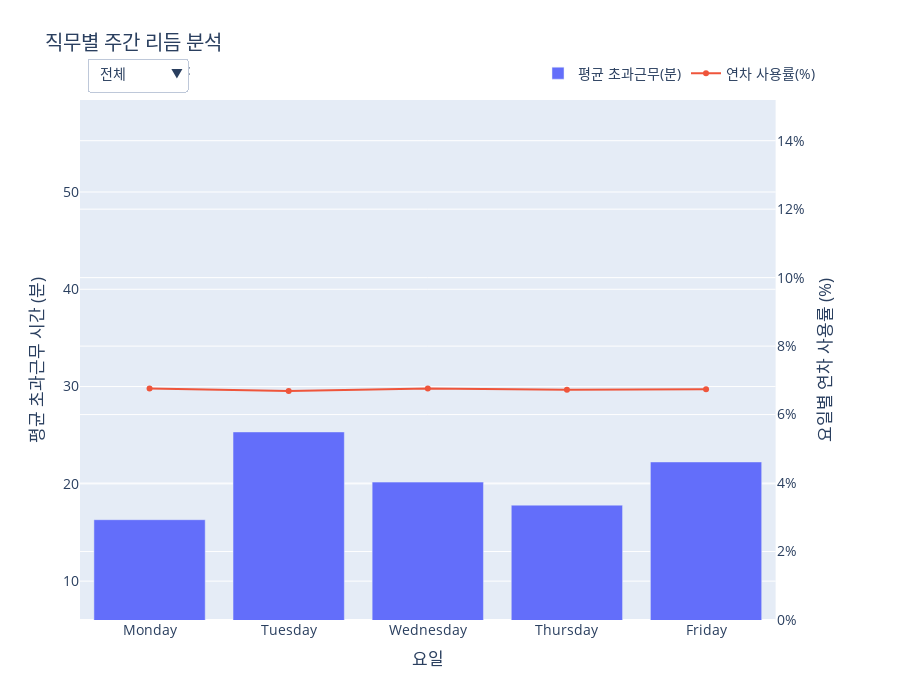

This figure's notebook cell:
### Code cell
import pandas as pd
import numpy as np
import plotly.graph_objects as go
from plotly.subplots import make_subplots
import plotly.io as pio
import datetime

# --- 1. 데이터 임포트 ---
from services.tables.Time_Attendance.daily_working_info_table import daily_work_info_df
from services.tables.Time_Attendance.detailed_working_info_table import detailed_work_info_df
from services.tables.Time_Attendance.leave_type_table import leave_type_df
from services.tables.Time_Attendance.detailed_leave_info_table import detailed_leave_info_df
from services.tables.Time_Attendance.working_info_table import work_info_df
from services.tables.HR_Core.position_info_table import position_info_df
from services.tables.HR_Core.position_table import position_df, position_order, grade_order

def create_figure():
    """
    제안 17-3: 직위별 주간 리듬 분석 그래프를 생성합니다.
    """
    # --- 2. 데이터 준비 및 가공 ---
    start_date_filter = pd.to_datetime('2022-01-01')
    normal_work_emp_ids = work_info_df[work_info_df['WORK_SYS_ID'] == 'WS001']['EMP_ID'].unique()

    pos_info_with_name = pd.merge(position_info_df, position_df[['POSITION_ID', 'POSITION_NAME']].drop_duplicates(), on='POSITION_ID')
    pos_info_sorted = pos_info_with_name.sort_values(['GRADE_START_DATE', 'EMP_ID'])
    
    def add_job_categories(df):
        df_sorted = df.sort_values(['DATE', 'EMP_ID'])
        df_merged = pd.merge_asof(df_sorted, pos_info_sorted[['EMP_ID', 'GRADE_START_DATE', 'POSITION_NAME', 'GRADE_ID']], left_on='DATE', right_on='GRADE_START_DATE', by='EMP_ID', direction='backward')
        return df_merged.dropna(subset=['POSITION_NAME', 'GRADE_ID'])

    overtime_df = daily_work_info_df[(daily_work_info_df['EMP_ID'].isin(normal_work_emp_ids)) & (pd.to_datetime(daily_work_info_df['DATE']) >= start_date_filter)].copy()
    overtime_df['DAY_OF_WEEK'] = overtime_df['DATE'].dt.day_name()
    overtime_df = add_job_categories(overtime_df)

    annual_leave_id = leave_type_df[leave_type_df['LEAVE_TYPE_NAME'] == '연차휴가']['LEAVE_TYPE_ID'].iloc[0]
    leave_df = detailed_leave_info_df[(detailed_leave_info_df['LEAVE_TYPE_ID'] == annual_leave_id) & (detailed_leave_info_df['EMP_ID'].isin(normal_work_emp_ids)) & (pd.to_datetime(detailed_leave_info_df['DATE']) >= start_date_filter)].copy()
    leave_df['DAY_OF_WEEK'] = leave_df['DATE'].dt.day_name()
    leave_df = add_job_categories(leave_df)

    workable_days = detailed_work_info_df[(~detailed_work_info_df['WORK_ETC'].isin(['휴가', '주말 휴무', '비번', '휴무'])) & (detailed_work_info_df['EMP_ID'].isin(normal_work_emp_ids)) & (pd.to_datetime(detailed_work_info_df['DATE']) >= start_date_filter)].copy()
    workable_days['DAY_OF_WEEK'] = workable_days['DATE'].dt.day_name()
    workable_days = add_job_categories(workable_days)

    weekday_order = ['Monday', 'Tuesday', 'Wednesday', 'Thursday', 'Friday']
    ot_pos_summary = overtime_df.groupby(['POSITION_NAME', 'DAY_OF_WEEK'], observed=False)['OVERTIME_MINUTES'].mean().reset_index()
    
    workday_headcount_pos = workable_days.groupby(['POSITION_NAME', 'DAY_OF_WEEK'], observed=False).size().reset_index(name='WORK_DAY_COUNT')
    leave_days_sum_pos = leave_df.groupby(['POSITION_NAME', 'DAY_OF_WEEK'], observed=False)['LEAVE_LENGTH'].sum().reset_index()
    leave_pos_summary = pd.merge(leave_days_sum_pos, workday_headcount_pos, on=['POSITION_NAME', 'DAY_OF_WEEK'], how='left').fillna(0)
    leave_pos_summary['LEAVE_USAGE_RATE'] = (leave_pos_summary['LEAVE_LENGTH'] / leave_pos_summary['WORK_DAY_COUNT']) * 100

    # --- 3. Plotly 인터랙티브 그래프 생성 ---
    ot_min, ot_max = (ot_pos_summary['OVERTIME_MINUTES'].min(), ot_pos_summary['OVERTIME_MINUTES'].max()) if not ot_pos_summary.empty else (0, 0)
    leave_rate_max = leave_pos_summary['LEAVE_USAGE_RATE'].max() if not leave_pos_summary.empty else 0
    y_padding = (ot_max - ot_min) * 0.1 if (ot_max - ot_min) > 0 else 10
    fixed_y1_range = [ot_min - y_padding, ot_max + y_padding]
    fixed_y2_range = [0, leave_rate_max * 1.15]
    
    fig = make_subplots(specs=[[{"secondary_y": True}]])
    position_filter_list = ['전체'] + [p for p in position_order if p != 'C-Level']
    
    for i, job_name in enumerate(position_filter_list):
        is_visible = (i == 0)
        ot_filtered = (ot_pos_summary if job_name == '전체' else ot_pos_summary[ot_pos_summary['POSITION_NAME'] == job_name]).copy()
        leave_filtered = (leave_pos_summary if job_name == '전체' else leave_pos_summary[leave_pos_summary['POSITION_NAME'] == job_name]).copy()
        
        ot_grouped = ot_filtered.groupby('DAY_OF_WEEK', observed=False)['OVERTIME_MINUTES'].mean().reset_index()
        if job_name == '전체':
            total_leave = leave_pos_summary.groupby('DAY_OF_WEEK', observed=False)['LEAVE_LENGTH'].sum()
            total_workdays = workday_headcount_pos.groupby('DAY_OF_WEEK', observed=False)['WORK_DAY_COUNT'].sum()
            leave_grouped = (total_leave / total_workdays * 100).reset_index(name='LEAVE_USAGE_RATE')
        else:
            leave_grouped = leave_filtered
        
        for df in [ot_grouped, leave_grouped]:
            if not df.empty:
                df['DAY_OF_WEEK'] = pd.Categorical(df['DAY_OF_WEEK'], categories=weekday_order, ordered=True)
                df.sort_values('DAY_OF_WEEK', inplace=True)
        
        fig.add_trace(go.Bar(x=ot_grouped['DAY_OF_WEEK'], y=ot_grouped['OVERTIME_MINUTES'], name='평균 초과근무(분)', visible=is_visible), secondary_y=False)
        fig.add_trace(go.Scatter(x=leave_grouped['DAY_OF_WEEK'], y=leave_grouped['LEAVE_USAGE_RATE'], name='연차 사용률(%)', visible=is_visible, mode='lines+markers'), secondary_y=True)
        
    # --- 4. 드롭다운 메뉴 및 레이아웃 업데이트 ---
    buttons = []
    for i, job_name in enumerate(position_filter_list):
        visibility_mask = [False] * (len(position_filter_list) * 2)
        visibility_mask[i*2] = True; visibility_mask[i*2 + 1] = True
        buttons.append(dict(label=job_name, method='update', args=[{'visible': visibility_mask}]))
        
    fig.update_layout(
        updatemenus=[dict(active=0, buttons=buttons, direction="down", pad={"r": 10, "t": 10}, showactive=True, x=0.01, xanchor="left", y=1.1, yanchor="top")],
        title_text='직무별 주간 리듬 분석',
        font_size=14, height=700, legend=dict(orientation="h", yanchor="bottom", y=1.02, xanchor="right", x=1),
        annotations=[dict(text="직무(L1) 선택:", showarrow=False, x=0, y=1.08, yref="paper", align="left")],
        yaxis_range=fixed_y1_range,
        yaxis2_range=fixed_y2_range
    )
    fig.update_xaxes(title_text="요일")
    fig.update_yaxes(title_text="평균 초과근무 시간 (분)", secondary_y=False)
    fig.update_yaxes(title_text="요일별 연차 사용률 (%)", secondary_y=True, ticksuffix="%")
    
    return fig

# 이 파일을 직접 실행할 경우 그래프를 생성하여 보여줍니다.
pio.renderers.default = 'vscode'
fig = create_figure()
fig.show()

### Figure 1 — Plotly figure (JSON) as saved in the notebook; plotly's stock layout.template omitted (floating-point values rounded to 4 significant figures)
{"data": [{"name": "평균 초과근무(분)", "type": "bar", "visible": true, "x": ["Monday", "Tuesday", "Wednesday", "Thursday", "Friday"], "xaxis": "x", "y": [16.32, 25.34, 20.18, 17.81, 22.25], "yaxis": "y"}, {"mode": "lines+markers", "name": "연차 사용률(%)", "type": "scatter", "visible": true, "x": ["Monday", "Tuesday", "Wednesday", "Thursday", "Friday", null, null], "xaxis": "x", "y": [6.76, 6.687, 6.765, 6.723, 6.737, 1.901, 1.826], "yaxis": "y2"}, {"name": "평균 초과근무(분)", "type": "bar", "visible": false, "x": ["Monday", "Tuesday", "Wednesday", "Thursday", "Friday"], "xaxis": "x", "y": [16.42, 16.59, 16.34, 16.1, 15.72], "yaxis": "y"}, {"mode": "lines+markers", "name": "연차 사용률(%)", "type": "scatter", "visible": false, "x": ["Monday", "Tuesday", "Wednesday", "Thursday", "Friday", null, null], "xaxis": "x", "y": [6.835, 6.581, 6.587, 6.731, 6.764, 1.406, 1.448], "yaxis": "y2"}, {"name": "평균 초과근무(분)", "type": "bar", "visible": false, "x": ["Monday", "Tuesday", "Wednesday", "Thursday", "Friday"], "xaxis": "x", "y": [18.44, 18.28, 18.0, 18.24, 18.73], "yaxis": "y"}, {"mode": "lines+markers", "name": "연차 사용률(%)", "type": "scatter", "visible": false, "x": ["Monday", "Tuesday", "Wednesday", "Thursday", "Friday", null, null], "xaxis": "x", "y": [6.758, 6.773, 6.877, 6.738, 6.737, 1.984, 1.798], "yaxis": "y2"}, {"name": "평균 초과근무(분)", "type": "bar", "visible": false, "x": ["Monday", "Tuesday", "Wednesday", "Thursday", "Friday"], "xaxis": "x", "y": [11.43, 11.48, 11.76, 11.33, 10.46], "yaxis": "y"}, {"mode": "lines+markers", "name": "연차 사용률(%)", "type": "scatter", "visible": false, "x": ["Monday", "Tuesday", "Wednesday", "Thursday", "Friday", null, null], "xaxis": "x", "y": [6.392, 6.653, 6.854, 6.608, 6.637, 3.588, 3.611], "yaxis": "y2"}], "layout": {"annotations": [{"align": "left", "showarrow": false, "text": "직무(L1) 선택:", "x": 0, "y": 1.08, "yref": "paper"}], "font": {"size": 14}, "height": 700, "legend": {"orientation": "h", "x": 1, "xanchor": "right", "y": 1.02, "yanchor": "bottom"}, "title": {"text": "직무별 주간 리듬 분석"}, "updatemenus": [{"active": 0, "buttons": [{"args": [{"visible": [true, true, false, false, false, false, false, false]}], "label": "전체", "method": "update"}, {"args": [{"visible": [false, false, true, true, false, false, false, false]}], "label": "Staff", "method": "update"}, {"args": [{"visible": [false, false, false, false, true, true, false, false]}], "label": "Manager", "method": "update"}, {"args": [{"visible": [false, false, false, false, false, false, true, true]}], "label": "Director", "method": "update"}], "direction": "down", "pad": {"r": 10, "t": 10}, "showactive": true, "x": 0.01, "xanchor": "left", "y": 1.1, "yanchor": "top"}], "xaxis": {"anchor": "y", "domain": [0, 0.94], "title": {"text": "요일"}}, "yaxis": {"anchor": "x", "domain": [0, 1], "range": [6.006, 59.45], "title": {"text": "평균 초과근무 시간 (분)"}}, "yaxis2": {"anchor": "x", "overlaying": "y", "range": [0, 15.19], "side": "right", "ticksuffix": "%", "title": {"text": "요일별 연차 사용률 (%)"}}}}
